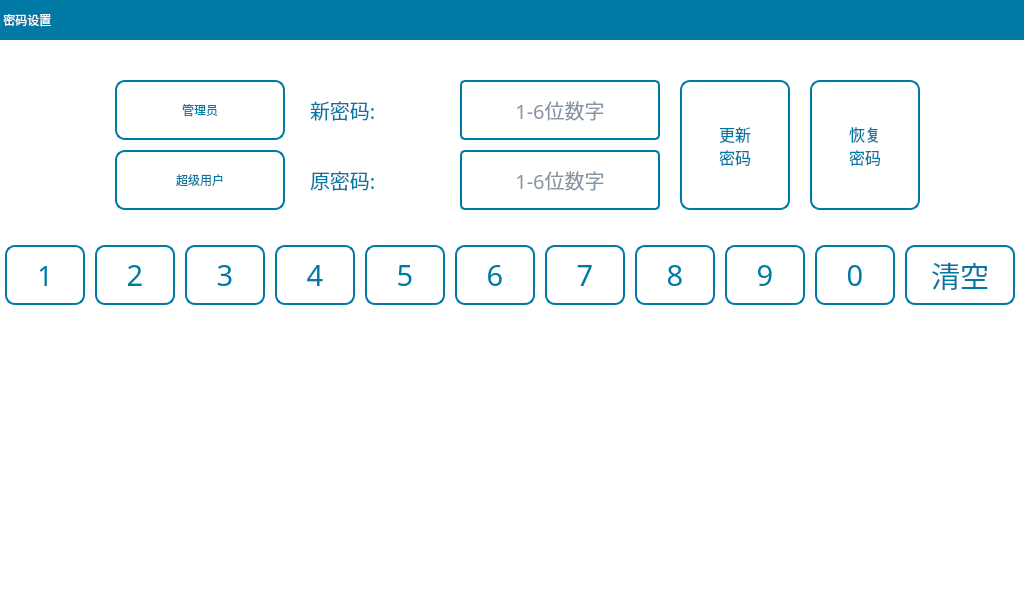
<?xml version="1.0" encoding="UTF-8"?>
<ui version="4.0">
 <class>ConfPwd</class>
 <widget class="QWidget" name="ConfPwd">
  <property name="geometry">
   <rect>
    <x>0</x>
    <y>0</y>
    <width>1024</width>
    <height>600</height>
   </rect>
  </property>
  <property name="focusPolicy">
   <enum>Qt::NoFocus</enum>
  </property>
  <property name="windowTitle">
   <string>Form</string>
  </property>
  <property name="styleSheet">
   <string notr="true">QWidget#ConfPwd{
background-color: rgb(255, 255, 255);
}
QToolButton{
font: 12pt &quot;文泉驿等宽微米黑&quot;;
color: rgb(0, 122, 165);
border:2px solid rgb(0, 122, 165);
border-radius:10px;
background-color: rgb(255, 255, 255);
}
QLabel{
font: 15pt &quot;文泉驿等宽微米黑&quot;;
color:rgb(0, 122, 165);
}
QLineEdit{
font: 15pt &quot;文泉驿等宽微米黑&quot;;
color:rgb(15, 41, 68);
border-radius:5px;
border:2px solid rgb(0, 122, 165);
background-color: rgb(255, 255, 255);
}
</string>
  </property>
  <widget class="QLabel" name="lb_newPasswd">
   <property name="geometry">
    <rect>
     <x>310</x>
     <y>80</y>
     <width>140</width>
     <height>60</height>
    </rect>
   </property>
   <property name="font">
    <font>
     <family>文泉驿等宽微米黑</family>
     <pointsize>15</pointsize>
     <weight>50</weight>
     <italic>false</italic>
     <bold>false</bold>
    </font>
   </property>
   <property name="text">
    <string>新密码:</string>
   </property>
  </widget>
  <widget class="QLineEdit" name="lineEditOldPwd">
   <property name="geometry">
    <rect>
     <x>460</x>
     <y>150</y>
     <width>200</width>
     <height>60</height>
    </rect>
   </property>
   <property name="font">
    <font>
     <family>文泉驿等宽微米黑</family>
     <pointsize>15</pointsize>
     <weight>50</weight>
     <italic>false</italic>
     <bold>false</bold>
    </font>
   </property>
   <property name="focusPolicy">
    <enum>Qt::ClickFocus</enum>
   </property>
   <property name="contextMenuPolicy">
    <enum>Qt::NoContextMenu</enum>
   </property>
   <property name="text">
    <string/>
   </property>
   <property name="maxLength">
    <number>6</number>
   </property>
   <property name="echoMode">
    <enum>QLineEdit::Normal</enum>
   </property>
   <property name="alignment">
    <set>Qt::AlignCenter</set>
   </property>
   <property name="placeholderText">
    <string>1-6位数字</string>
   </property>
  </widget>
  <widget class="QLineEdit" name="lineEditNewPwd">
   <property name="geometry">
    <rect>
     <x>460</x>
     <y>80</y>
     <width>200</width>
     <height>60</height>
    </rect>
   </property>
   <property name="font">
    <font>
     <family>文泉驿等宽微米黑</family>
     <pointsize>15</pointsize>
     <weight>50</weight>
     <italic>false</italic>
     <bold>false</bold>
    </font>
   </property>
   <property name="focusPolicy">
    <enum>Qt::ClickFocus</enum>
   </property>
   <property name="contextMenuPolicy">
    <enum>Qt::NoContextMenu</enum>
   </property>
   <property name="text">
    <string/>
   </property>
   <property name="maxLength">
    <number>6</number>
   </property>
   <property name="echoMode">
    <enum>QLineEdit::Normal</enum>
   </property>
   <property name="alignment">
    <set>Qt::AlignCenter</set>
   </property>
   <property name="placeholderText">
    <string>1-6位数字</string>
   </property>
  </widget>
  <widget class="QToolButton" name="tBtnPwdOk">
   <property name="geometry">
    <rect>
     <x>680</x>
     <y>80</y>
     <width>110</width>
     <height>130</height>
    </rect>
   </property>
   <property name="font">
    <font>
     <family>文泉驿等宽微米黑</family>
     <pointsize>12</pointsize>
     <weight>50</weight>
     <italic>false</italic>
     <bold>false</bold>
    </font>
   </property>
   <property name="focusPolicy">
    <enum>Qt::NoFocus</enum>
   </property>
   <property name="text">
    <string>更新
密码</string>
   </property>
   <property name="iconSize">
    <size>
     <width>35</width>
     <height>35</height>
    </size>
   </property>
   <property name="toolButtonStyle">
    <enum>Qt::ToolButtonTextUnderIcon</enum>
   </property>
  </widget>
  <widget class="QToolButton" name="tBtnResetPwdOk">
   <property name="geometry">
    <rect>
     <x>810</x>
     <y>80</y>
     <width>110</width>
     <height>130</height>
    </rect>
   </property>
   <property name="font">
    <font>
     <family>文泉驿等宽微米黑</family>
     <pointsize>12</pointsize>
     <weight>50</weight>
     <italic>false</italic>
     <bold>false</bold>
    </font>
   </property>
   <property name="focusPolicy">
    <enum>Qt::NoFocus</enum>
   </property>
   <property name="text">
    <string>恢复
密码</string>
   </property>
  </widget>
  <widget class="QLabel" name="lb_oldPasswd">
   <property name="geometry">
    <rect>
     <x>310</x>
     <y>150</y>
     <width>140</width>
     <height>60</height>
    </rect>
   </property>
   <property name="font">
    <font>
     <family>文泉驿等宽微米黑</family>
     <pointsize>15</pointsize>
     <weight>50</weight>
     <italic>false</italic>
     <bold>false</bold>
    </font>
   </property>
   <property name="text">
    <string>原密码:</string>
   </property>
  </widget>
  <widget class="QLabel" name="label_25">
   <property name="geometry">
    <rect>
     <x>0</x>
     <y>0</y>
     <width>1024</width>
     <height>40</height>
    </rect>
   </property>
   <property name="styleSheet">
    <string notr="true">font: 20pt &quot;文泉驿等宽微米黑&quot;;
color: rgb(255, 255, 255);
background-color: rgb(0, 122, 165);</string>
   </property>
   <property name="text">
    <string> 密码设置</string>
   </property>
  </widget>
  <widget class="QToolButton" name="tBtnSuper">
   <property name="geometry">
    <rect>
     <x>115</x>
     <y>150</y>
     <width>170</width>
     <height>60</height>
    </rect>
   </property>
   <property name="focusPolicy">
    <enum>Qt::NoFocus</enum>
   </property>
   <property name="text">
    <string>超级用户</string>
   </property>
  </widget>
  <widget class="QToolButton" name="tBtnAdmin">
   <property name="geometry">
    <rect>
     <x>115</x>
     <y>80</y>
     <width>170</width>
     <height>60</height>
    </rect>
   </property>
   <property name="focusPolicy">
    <enum>Qt::NoFocus</enum>
   </property>
   <property name="text">
    <string>管理员</string>
   </property>
   <property name="checked">
    <bool>false</bool>
   </property>
  </widget>
  <widget class="QWidget" name="widget" native="true">
   <property name="geometry">
    <rect>
     <x>0</x>
     <y>230</y>
     <width>1024</width>
     <height>90</height>
    </rect>
   </property>
   <property name="styleSheet">
    <string notr="true">QToolButton{
font: 22pt &quot;文泉驿等宽微米黑&quot;;
color:rgb(0, 122, 165);
border:2px solid rgb(0, 122, 165);
border-radius:10px;
background-color: rgb(255, 255, 255);
}</string>
   </property>
   <widget class="QToolButton" name="tBtn_8">
    <property name="geometry">
     <rect>
      <x>635</x>
      <y>15</y>
      <width>80</width>
      <height>60</height>
     </rect>
    </property>
    <property name="sizePolicy">
     <sizepolicy hsizetype="Fixed" vsizetype="Fixed">
      <horstretch>0</horstretch>
      <verstretch>0</verstretch>
     </sizepolicy>
    </property>
    <property name="font">
     <font>
      <family>文泉驿等宽微米黑</family>
      <pointsize>22</pointsize>
      <weight>50</weight>
      <italic>false</italic>
      <bold>false</bold>
     </font>
    </property>
    <property name="focusPolicy">
     <enum>Qt::NoFocus</enum>
    </property>
    <property name="text">
     <string>8</string>
    </property>
    <property name="autoRepeat">
     <bool>true</bool>
    </property>
   </widget>
   <widget class="QToolButton" name="tBtn_del">
    <property name="geometry">
     <rect>
      <x>905</x>
      <y>15</y>
      <width>110</width>
      <height>60</height>
     </rect>
    </property>
    <property name="sizePolicy">
     <sizepolicy hsizetype="Fixed" vsizetype="Fixed">
      <horstretch>0</horstretch>
      <verstretch>0</verstretch>
     </sizepolicy>
    </property>
    <property name="minimumSize">
     <size>
      <width>0</width>
      <height>0</height>
     </size>
    </property>
    <property name="font">
     <font>
      <family>文泉驿等宽微米黑</family>
      <pointsize>22</pointsize>
      <weight>50</weight>
      <italic>false</italic>
      <bold>false</bold>
     </font>
    </property>
    <property name="focusPolicy">
     <enum>Qt::NoFocus</enum>
    </property>
    <property name="text">
     <string>清空</string>
    </property>
    <property name="autoRepeat">
     <bool>true</bool>
    </property>
   </widget>
   <widget class="QToolButton" name="tBtn_0">
    <property name="geometry">
     <rect>
      <x>815</x>
      <y>15</y>
      <width>80</width>
      <height>60</height>
     </rect>
    </property>
    <property name="sizePolicy">
     <sizepolicy hsizetype="Fixed" vsizetype="Fixed">
      <horstretch>0</horstretch>
      <verstretch>0</verstretch>
     </sizepolicy>
    </property>
    <property name="font">
     <font>
      <family>文泉驿等宽微米黑</family>
      <pointsize>22</pointsize>
      <weight>50</weight>
      <italic>false</italic>
      <bold>false</bold>
     </font>
    </property>
    <property name="focusPolicy">
     <enum>Qt::NoFocus</enum>
    </property>
    <property name="text">
     <string>0</string>
    </property>
    <property name="autoRepeat">
     <bool>true</bool>
    </property>
   </widget>
   <widget class="QToolButton" name="tBtn_7">
    <property name="geometry">
     <rect>
      <x>545</x>
      <y>15</y>
      <width>80</width>
      <height>60</height>
     </rect>
    </property>
    <property name="sizePolicy">
     <sizepolicy hsizetype="Fixed" vsizetype="Fixed">
      <horstretch>0</horstretch>
      <verstretch>0</verstretch>
     </sizepolicy>
    </property>
    <property name="font">
     <font>
      <family>文泉驿等宽微米黑</family>
      <pointsize>22</pointsize>
      <weight>50</weight>
      <italic>false</italic>
      <bold>false</bold>
     </font>
    </property>
    <property name="focusPolicy">
     <enum>Qt::NoFocus</enum>
    </property>
    <property name="text">
     <string>7</string>
    </property>
    <property name="autoRepeat">
     <bool>true</bool>
    </property>
   </widget>
   <widget class="QToolButton" name="tBtn_5">
    <property name="geometry">
     <rect>
      <x>365</x>
      <y>15</y>
      <width>80</width>
      <height>60</height>
     </rect>
    </property>
    <property name="sizePolicy">
     <sizepolicy hsizetype="Fixed" vsizetype="Fixed">
      <horstretch>0</horstretch>
      <verstretch>0</verstretch>
     </sizepolicy>
    </property>
    <property name="font">
     <font>
      <family>文泉驿等宽微米黑</family>
      <pointsize>22</pointsize>
      <weight>50</weight>
      <italic>false</italic>
      <bold>false</bold>
     </font>
    </property>
    <property name="focusPolicy">
     <enum>Qt::NoFocus</enum>
    </property>
    <property name="text">
     <string>5</string>
    </property>
    <property name="autoRepeat">
     <bool>true</bool>
    </property>
   </widget>
   <widget class="QToolButton" name="tBtn_4">
    <property name="geometry">
     <rect>
      <x>275</x>
      <y>15</y>
      <width>80</width>
      <height>60</height>
     </rect>
    </property>
    <property name="sizePolicy">
     <sizepolicy hsizetype="Fixed" vsizetype="Fixed">
      <horstretch>0</horstretch>
      <verstretch>0</verstretch>
     </sizepolicy>
    </property>
    <property name="font">
     <font>
      <family>文泉驿等宽微米黑</family>
      <pointsize>22</pointsize>
      <weight>50</weight>
      <italic>false</italic>
      <bold>false</bold>
     </font>
    </property>
    <property name="focusPolicy">
     <enum>Qt::NoFocus</enum>
    </property>
    <property name="text">
     <string>4</string>
    </property>
    <property name="autoRepeat">
     <bool>true</bool>
    </property>
   </widget>
   <widget class="QToolButton" name="tBtn_9">
    <property name="geometry">
     <rect>
      <x>725</x>
      <y>15</y>
      <width>80</width>
      <height>60</height>
     </rect>
    </property>
    <property name="sizePolicy">
     <sizepolicy hsizetype="Fixed" vsizetype="Fixed">
      <horstretch>0</horstretch>
      <verstretch>0</verstretch>
     </sizepolicy>
    </property>
    <property name="font">
     <font>
      <family>文泉驿等宽微米黑</family>
      <pointsize>22</pointsize>
      <weight>50</weight>
      <italic>false</italic>
      <bold>false</bold>
     </font>
    </property>
    <property name="focusPolicy">
     <enum>Qt::NoFocus</enum>
    </property>
    <property name="text">
     <string>9</string>
    </property>
    <property name="autoRepeat">
     <bool>true</bool>
    </property>
   </widget>
   <widget class="QToolButton" name="tBtn_1">
    <property name="geometry">
     <rect>
      <x>5</x>
      <y>15</y>
      <width>80</width>
      <height>60</height>
     </rect>
    </property>
    <property name="sizePolicy">
     <sizepolicy hsizetype="Fixed" vsizetype="Fixed">
      <horstretch>0</horstretch>
      <verstretch>0</verstretch>
     </sizepolicy>
    </property>
    <property name="font">
     <font>
      <family>文泉驿等宽微米黑</family>
      <pointsize>20</pointsize>
      <weight>50</weight>
      <italic>false</italic>
      <bold>false</bold>
     </font>
    </property>
    <property name="focusPolicy">
     <enum>Qt::NoFocus</enum>
    </property>
    <property name="styleSheet">
     <string notr="true">QToolButton{
font: 20pt &quot;文泉驿等宽微米黑&quot;;
color: rgb(0, 122, 165);
border:2px solid rgb(0, 122, 165);
border-radius:10px;
background-color: rgb(255, 255, 255);
}</string>
    </property>
    <property name="text">
     <string>1</string>
    </property>
    <property name="autoRepeat">
     <bool>true</bool>
    </property>
   </widget>
   <widget class="QToolButton" name="tBtn_6">
    <property name="geometry">
     <rect>
      <x>455</x>
      <y>15</y>
      <width>80</width>
      <height>60</height>
     </rect>
    </property>
    <property name="sizePolicy">
     <sizepolicy hsizetype="Fixed" vsizetype="Fixed">
      <horstretch>0</horstretch>
      <verstretch>0</verstretch>
     </sizepolicy>
    </property>
    <property name="font">
     <font>
      <family>文泉驿等宽微米黑</family>
      <pointsize>22</pointsize>
      <weight>50</weight>
      <italic>false</italic>
      <bold>false</bold>
     </font>
    </property>
    <property name="focusPolicy">
     <enum>Qt::NoFocus</enum>
    </property>
    <property name="text">
     <string>6</string>
    </property>
    <property name="autoRepeat">
     <bool>true</bool>
    </property>
   </widget>
   <widget class="QToolButton" name="tBtn_2">
    <property name="geometry">
     <rect>
      <x>95</x>
      <y>15</y>
      <width>80</width>
      <height>60</height>
     </rect>
    </property>
    <property name="sizePolicy">
     <sizepolicy hsizetype="Fixed" vsizetype="Fixed">
      <horstretch>0</horstretch>
      <verstretch>0</verstretch>
     </sizepolicy>
    </property>
    <property name="font">
     <font>
      <family>文泉驿等宽微米黑</family>
      <pointsize>22</pointsize>
      <weight>50</weight>
      <italic>false</italic>
      <bold>false</bold>
     </font>
    </property>
    <property name="focusPolicy">
     <enum>Qt::NoFocus</enum>
    </property>
    <property name="text">
     <string>2</string>
    </property>
    <property name="autoRepeat">
     <bool>true</bool>
    </property>
   </widget>
   <widget class="QToolButton" name="tBtn_3">
    <property name="geometry">
     <rect>
      <x>185</x>
      <y>15</y>
      <width>80</width>
      <height>60</height>
     </rect>
    </property>
    <property name="sizePolicy">
     <sizepolicy hsizetype="Fixed" vsizetype="Fixed">
      <horstretch>0</horstretch>
      <verstretch>0</verstretch>
     </sizepolicy>
    </property>
    <property name="font">
     <font>
      <family>文泉驿等宽微米黑</family>
      <pointsize>22</pointsize>
      <weight>50</weight>
      <italic>false</italic>
      <bold>false</bold>
     </font>
    </property>
    <property name="focusPolicy">
     <enum>Qt::NoFocus</enum>
    </property>
    <property name="text">
     <string>3</string>
    </property>
    <property name="autoRepeat">
     <bool>true</bool>
    </property>
   </widget>
  </widget>
 </widget>
 <resources/>
 <connections/>
</ui>
